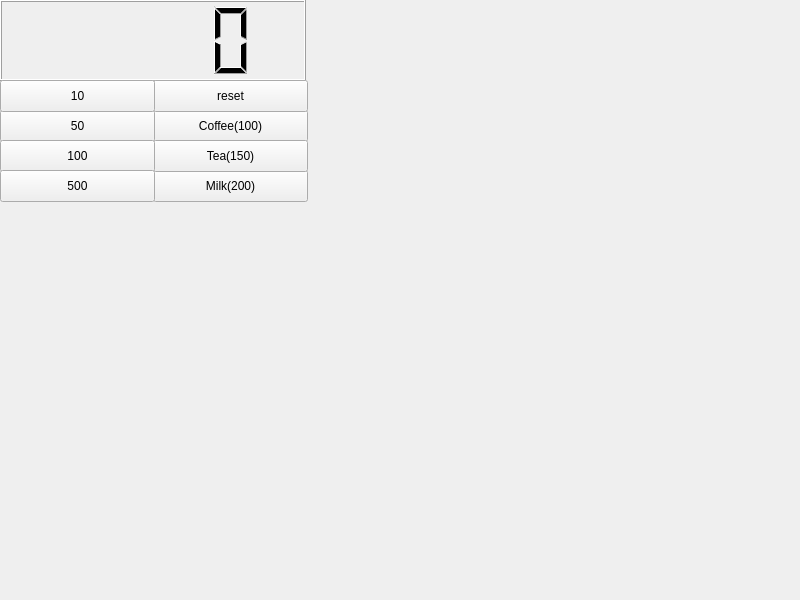
<?xml version="1.0" encoding="UTF-8"?>
<ui version="4.0">
 <class>Widget</class>
 <widget class="QWidget" name="Widget">
  <property name="geometry">
   <rect>
    <x>0</x>
    <y>0</y>
    <width>800</width>
    <height>600</height>
   </rect>
  </property>
  <property name="windowTitle">
   <string>Widget</string>
  </property>
  <widget class="QLCDNumber" name="lcdNumber">
   <property name="geometry">
    <rect>
     <x>0</x>
     <y>0</y>
     <width>306</width>
     <height>81</height>
    </rect>
   </property>
  </widget>
  <widget class="QPushButton" name="pbMilk">
   <property name="geometry">
    <rect>
     <x>153</x>
     <y>170</y>
     <width>155</width>
     <height>32</height>
    </rect>
   </property>
   <property name="text">
    <string>Milk(200)</string>
   </property>
  </widget>
  <widget class="QPushButton" name="pbCoffee">
   <property name="geometry">
    <rect>
     <x>153</x>
     <y>110</y>
     <width>155</width>
     <height>32</height>
    </rect>
   </property>
   <property name="text">
    <string>Coffee(100)</string>
   </property>
  </widget>
  <widget class="QPushButton" name="pbTea">
   <property name="geometry">
    <rect>
     <x>153</x>
     <y>140</y>
     <width>155</width>
     <height>32</height>
    </rect>
   </property>
   <property name="text">
    <string>Tea(150)</string>
   </property>
  </widget>
  <widget class="QPushButton" name="pbReset">
   <property name="geometry">
    <rect>
     <x>153</x>
     <y>80</y>
     <width>155</width>
     <height>32</height>
    </rect>
   </property>
   <property name="text">
    <string>reset</string>
   </property>
  </widget>
  <widget class="QPushButton" name="pb50">
   <property name="geometry">
    <rect>
     <x>0</x>
     <y>110</y>
     <width>155</width>
     <height>32</height>
    </rect>
   </property>
   <property name="text">
    <string>50</string>
   </property>
  </widget>
  <widget class="QPushButton" name="pb100">
   <property name="geometry">
    <rect>
     <x>0</x>
     <y>140</y>
     <width>155</width>
     <height>32</height>
    </rect>
   </property>
   <property name="text">
    <string>100</string>
   </property>
  </widget>
  <widget class="QPushButton" name="pb10">
   <property name="geometry">
    <rect>
     <x>0</x>
     <y>80</y>
     <width>155</width>
     <height>32</height>
    </rect>
   </property>
   <property name="text">
    <string>10</string>
   </property>
  </widget>
  <widget class="QPushButton" name="pb500">
   <property name="geometry">
    <rect>
     <x>0</x>
     <y>170</y>
     <width>155</width>
     <height>32</height>
    </rect>
   </property>
   <property name="text">
    <string>500</string>
   </property>
  </widget>
 </widget>
 <resources/>
 <connections/>
</ui>
